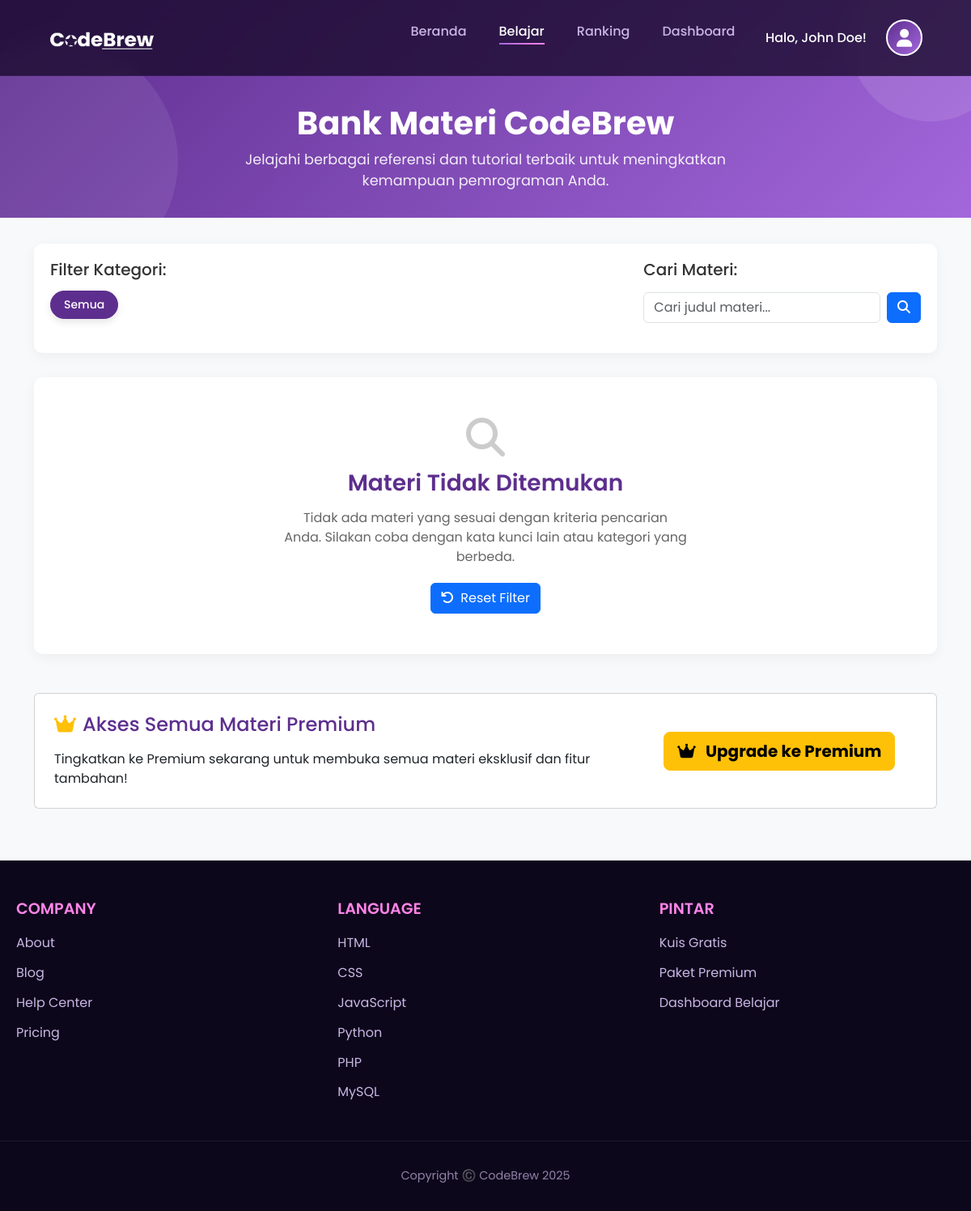
Before: /bank_materi/belajar.php (signed in) with the older database file.
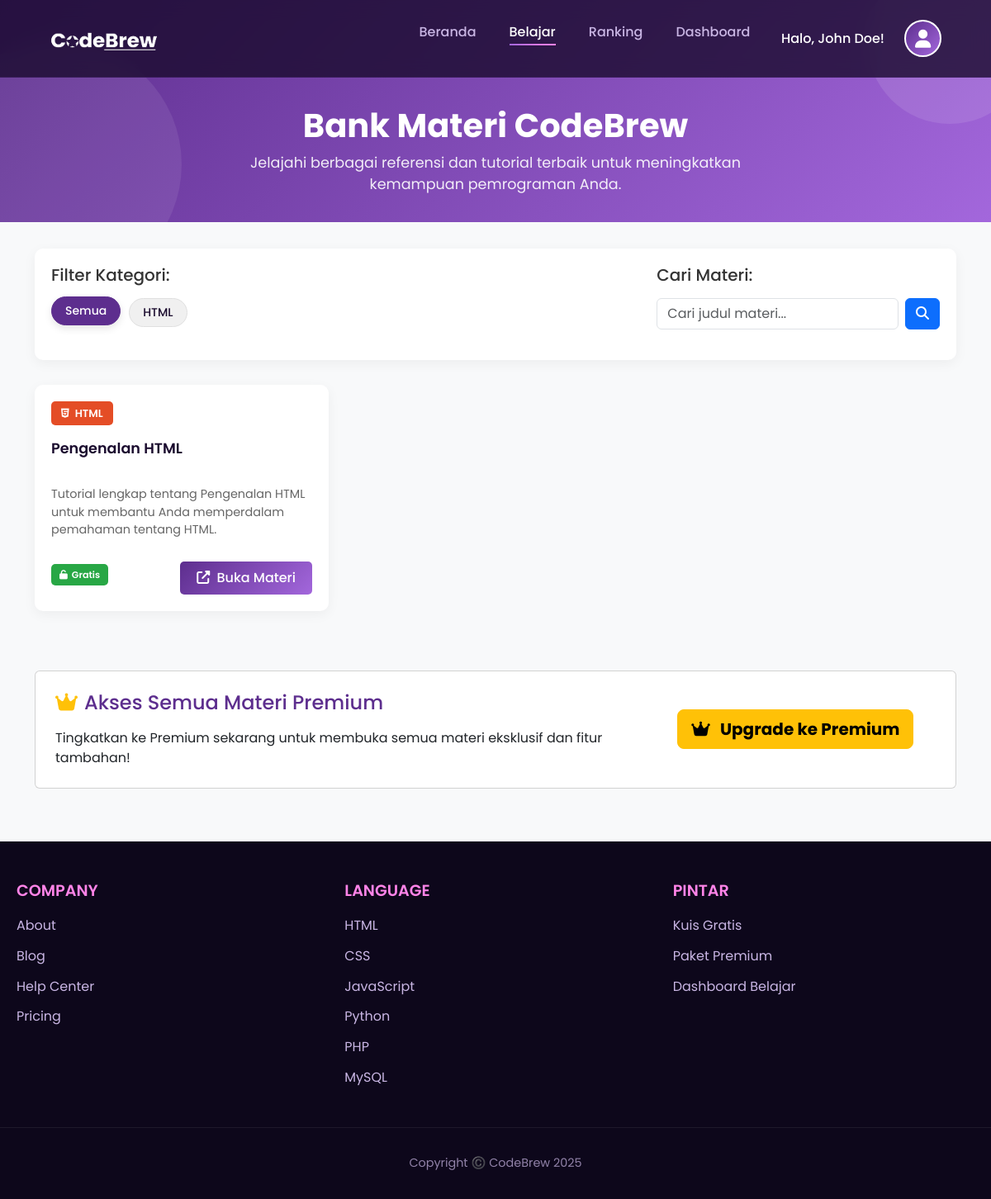
After: the same page with the newer database file.
### tables this page shows
CREATE TABLE `materi_bank` (
  `id` int NOT NULL,
  `kategori` varchar(50) NOT NULL,
  `judul` varchar(255) NOT NULL,
  `url` text NOT NULL,
  `admin_id` int DEFAULT NULL,
  `created_at` datetime DEFAULT CURRENT_TIMESTAMP,
  `updated_at` datetime DEFAULT CURRENT_TIMESTAMP ON UPDATE CURRENT_TIMESTAMP
);

### bank_materi/belajar.php (the view, shortened to what the changed rows need)
<?php
include_once '../connection.php';
$selectedCategory = isset($_GET['kategori']) ? $_GET['kategori'] : '';
$sql = "SELECT * FROM materi_bank WHERE 1=1";
$sql .= " ORDER BY kategori, judul";
$result = $conn->query($sql);
$categoriesSql = "SELECT DISTINCT kategori FROM materi_bank ORDER BY kategori";
$categoriesResult = $conn->query($categoriesSql);
$categories = [];
if ($categoriesResult && $categoriesResult->num_rows > 0) {
    while ($row = $categoriesResult->fetch_assoc()) {
        $categories[] = $row['kategori'];
    }
}
?>
<!DOCTYPE html>
<html lang="id">
<head>
    <link rel="stylesheet" href="https://cdnjs.cloudflare.com/ajax/libs/font-awesome/6.4.0/css/all.min.css">
    <link href="https://cdn.jsdelivr.net/npm/bootstrap@5.3.0-alpha1/dist/css/bootstrap.min.css" rel="stylesheet">
</head>
<body>
    <div class="page-header text-center">
        <div class="container">
            <h1>Bank Materi CodeBrew</h1>
        </div>
    </div>
    <div class="container">
        <div class="filter-section">
            <div class="row">
                <div class="col-md-8 mb-3 mb-md-0">
                    <div class="category-pills">
                        <a href="bank_materi.php" class="category-pill <?php echo empty($selectedCategory) ? 'active' : ''; ?>">
                            Semua
                        </a>
                        <?php foreach ($categories as $category): ?>
                            <a href="bank_materi.php?kategori=<?php echo urlencode($category); ?>"
                               class="category-pill <?php echo $selectedCategory === $category ? 'active' : ''; ?>">
                                <?php echo htmlspecialchars($category); ?>
                            </a>
                        <?php endforeach; ?>
                    </div>
                </div>
            </div>
        </div>
        <div class="row">
            <?php if ($result && $result->num_rows > 0): ?>
                <?php while ($row = $result->fetch_assoc()):
                    $categoryClass = 'category-';
                    switch (strtolower($row['kategori'])) {
                        case 'html':
                            $categoryClass .= 'html';
                            $categoryIcon = 'fa-html5';
                            break;
                    }
                ?>
                <div class="col-md-6 col-lg-4 mb-4">
                    <div class="card material-card">
                        <div class="card-body">
                            <span class="material-category <?php echo $categoryClass; ?>">
                                <i class="fab <?php echo $categoryIcon; ?> me-1"></i>
                                <?php echo htmlspecialchars($row['kategori']); ?>
                            </span>
                            <h3 class="material-title"><?php echo htmlspecialchars($row['judul']); ?></h3>
                            <p class="material-desc">
                                Tutorial lengkap tentang <?php echo htmlspecialchars($row['judul']); ?> untuk membantu Anda memperdalam pemahaman tentang <?php echo htmlspecialchars($row['kategori']); ?>.
                            </p>
                            <div class="d-flex justify-content-between align-items-center flex-wrap">
                                <div class="mb-2">
                                    <?php if (rand(0, 1) === 0 || !$_SESSION['is_premium']): ?>
                                    <span class="badge-free">
                                        <i class="fas fa-unlock"></i> Gratis
                                    </span>
                                    <?php else: ?>
                                    <span class="badge-premium">
                                        <i class="fas fa-crown"></i> Premium
                                    </span>
                                    <?php endif; ?>
                                </div>
                                <a href="<?php echo htmlspecialchars($row['url']); ?>" target="_blank" class="material-link">
                                    <i class="fas fa-external-link-alt me-1"></i> Buka Materi
                                </a>
                            </div>
                        </div>
                    </div>
                </div>
                <?php endwhile; ?>
            <?php else: ?>
                <div class="col-12">
                    <div class="no-results">
                        <i class="fas fa-search" style="font-size: 3rem; color: #ccc; margin-bottom: 1rem;"></i>
                        <h3>Materi Tidak Ditemukan</h3>
                        <p>
                            Tidak ada materi yang sesuai dengan kriteria pencarian Anda.
                            Silakan coba dengan kata kunci lain atau kategori yang berbeda.
                        </p>
                        <a href="bank_materi.php" class="btn btn-primary">
                            <i class="fas fa-undo me-1"></i> Reset Filter
                        </a>
                    </div>
                </div>
            <?php endif; ?>
        </div>
    </div>
</body>
</html>

Changed rows visible on the page:
added materi_bank: kategori "HTML", judul "Pengenalan HTML"
Other visible differences:
new list line: "HTML"
text no longer shown: "Materi Tidak Ditemukan Tidak ada materi yang sesuai dengan kriteria pencarian Anda. Silakan coba dengan kata kunci lain atau kategori yang berbeda. Reset Filter"
